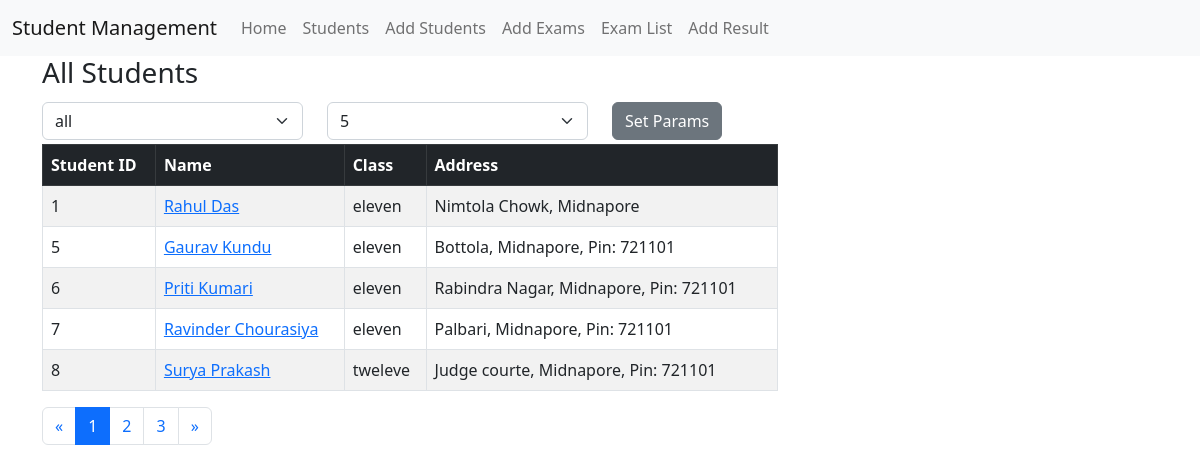
The app's page /student/student-list/ with its own data.
### stdmanage/models.py (models this page shows, shortened)
class Student(models.Model):
    GENDER = [
        ('male', 'Male'),
        ('female', 'Female'),
        ('others', 'Others')
    ]
    full_name = models.CharField(max_length=60)
    gender = models.CharField(max_length=10, default='male', choices=GENDER)
    date_of_birth = models.DateField(null=True, blank=True, )
    reading_class = models.ForeignKey(ReadingClass, on_delete=models.CASCADE)
    phone_number = models.CharField(max_length=20)
    home_address = models.CharField(max_length=200, null= True, blank=True, )
    photo = models.FileField(upload_to='student_photos', null=True)

class ReadingClass(models.Model):
    name = models.CharField(max_length=20)
    def __str__(self):
        return self.name

### stdmanage/views.py (the view, shortened to what this page needs)
# urls.py: path('student-list/', StudentListView.as_view(), name = 'student-list-basic'),
class StudentListView(View):
    template_name = 'stdmanage/student_list.html'
    pagination_url = 'stdmanage:student-list'
    list_object_name = 'student_list'
    model = Student
    exam_use = False
    subject_use = False
    class_use = True
    def get(self, request, *args, **kwargs):
        context = {}
        list_object = self.model.objects.all()
        if self.class_use == True:
            try:
                if kwargs['reading_class'] == 'all':
                    list_object = self.model.objects.all()
                    reading_class = kwargs['reading_class']
                else:
                    reading_class = kwargs['reading_class']
                    reading_class_id = ReadingClass.objects.get(name = reading_class).id
                    list_object = self.model.objects.filter(reading_class = reading_class_id)
            except:
                reading_class = 'all'
                list_object = self.model.objects.all()
            context['reading_class'] = reading_class
            context['all_reading_class'] = ReadingClass.objects.all()
        try:
            row_limit = kwargs['row_limit']
        except:
            row_limit = 5
        try:
            page_no = kwargs['page_no'] # because page no. starts from zero
        except:
            page_no = 1
        context[self.list_object_name] = list_object[ ( page_no - 1 ) * row_limit : page_no * row_limit ]
        context['assign_page_no'] = [i+1 for i in range # to provide an iterable in panigation
            ( 0, math.floor( ( list_object.count()  / row_limit ) + 1 ) ) ]
        if page_no == context['assign_page_no'][0]:
            print(context['assign_page_no'][0], page_no)
            context['prev_current_next'] = ( context['assign_page_no'][0], page_no, page_no+1 )
        elif page_no == context['assign_page_no'][-1] or page_no > context['assign_page_no'][-1]:
            context['prev_current_next'] = ( page_no-1, page_no, context['assign_page_no'][-1] )
        else:
            context['prev_current_next'] = ( page_no-1, page_no, page_no+1 )
        context['row_limit'] = row_limit
        return render(request, self.template_name, context)

### stdmanage/templates/stdmanage/student_list.html (shortened to what this page needs)
{% extends 'stdmanage/base.html' %}
  {% block body %}
  <div class="container">
    <div class="row">
      <div class="col-12 col-md-8">
        <h3>All Students</h3>
      </div>
    </div>
    <form action="{%url 'stdmanage:student-list' 'set' 5 1 %}" method="post">
      <div class="row my-1">
        <div class="col-5 col-md-3">
          <select name="reading_class" class="form-select" aria-label="Default select example">
            <option selected value = "all" >all</option>
          </select>
        </div>
        <div class="col-5 col-md-3">
          <select name="row_limit" default='5' class="form-select" aria-label="Default select example">
            <option selected value = "{{row_limit}}" >{{row_limit}}</option>
          </select>
        </div>
        <div class="col-2 col-md-2">
          <button class="btn btn-secondary">Set Params</button>
        </div>
      </div>
    </form>
    <div class="row">
      <div class="col-md-8 col-sm-12">
        <table class="table table-striped table-bordered">
          <thead class="table-dark">
            <tr>
              <th>
                Student ID
              </th>
              <th>
                Name
              </th>
              <th>
                Class
              </th>
              <th>
                Address
              </th>
            </tr>
          </thead>
          <tbody>
            {% for student in student_list %}
              <tr>
                <td>
                  {{student.id}}
                </td>
                <td>
                  <a href="{%url 'stdmanage:student-detail' student.id%}">{{student.full_name}}</a>
                </td>
                <td>
                  {{student.reading_class}}
                </td>
                <td>
                  {{student.home_address}}
                </td>
              </tr>
            {% endfor %}
          </tbody>
        </table>
      </div>
    </div>
    <div class="row">
      <div class="col">
        <nav aria-label="Page navigation example">
          <ul class="pagination">
            <li class="page-item">
              <a class="page-link" href="{%url 'stdmanage:student-list' reading_class row_limit prev_current_next.0 %}" aria-label="Previous">
                <span aria-hidden="true">&laquo;</span>
              </a>
            </li>
            {% for i in assign_page_no %}
              {% if i == prev_current_next.1 %}
                <li class="page-item"><a class="page-link active" href="{%url 'stdmanage:student-list' reading_class row_limit i %}">
              {% else %}
                <li class="page-item"><a class="page-link" href="{%url 'stdmanage:student-list' reading_class row_limit i %}">
              {% endif %}
            {{i}}
            </a></li>
            {% endfor %}
            <li class="page-item">
              <a class="page-link" href="{%url 'stdmanage:student-list' reading_class row_limit prev_current_next.2 %}" aria-label="Next">
                <span aria-hidden="true">&raquo;</span>
              </a>
            </li>
          </ul>
        </nav>
      </div>
    </div>
  </div>
  {% endblock body %}

### stdmanage/templates/stdmanage/base.html (shortened to what this page needs)
<!DOCTYPE html>
<html lang="en">
<head>
  <link href="https://cdn.jsdelivr.net/npm/bootstrap@5.2.0-beta1/dist/css/bootstrap.min.css" rel="stylesheet">
</head>
<body>
  <nav class="navbar navbar-expand-lg navbar-light bg-light">
    <div class="container-fluid">
      <a class="navbar-brand" href="#">Student Management</a>
      <div class="collapse navbar-collapse" id="navbarNavAltMarkup">
        <div class="navbar-nav">
          <a class="nav-link" aria-current="page" href="{%url "stdmanage:index"%}">Home</a>
          <a class="nav-link" href="{%url "stdmanage:student-list" 'all' 5 1%}">Students</a>
          <a class="nav-link" href="{%url "stdmanage:student-create"%}">Add Students</a>
          <a class="nav-link" href="{%url "stdmanage:exam-create"%}" tabindex="-1" aria-disabled="true">Add Exams</a>
          <a class="nav-link" href="{%url "stdmanage:exam-list-basic"%}" tabindex="-1" aria-disabled="true">Exam List</a>
          <a class="nav-link" href="{%url "stdmanage:result-add-list-basic"%}" tabindex="-1" aria-disabled="true">Add Result</a>
        </div>
      </div>
    </div>
  </nav>
  {% block body %}{% endblock body %}
</body>
</html>

### records on screen
Student: id "1", full_name "Rahul Das", reading_class "eleven", home_address "Nimtola Chowk, Midnapore"
Student: id "5", full_name "Gaurav Kundu", reading_class "eleven", home_address "Bottola, Midnapore, Pin: 721101"
Student: id "6", full_name "Priti Kumari", reading_class "eleven", home_address "Rabindra Nagar, Midnapore, Pin: 721101"
Student: id "7", full_name "Ravinder Chourasiya", reading_class "eleven", home_address "Palbari, Midnapore, Pin: 721101"
Student: id "8", full_name "Surya Prakash", reading_class "tweleve", home_address "Judge courte, Midnapore, Pin: 721101"

### other values on screen
{{ i }} "1" "2" "3"
form field row_limit "5"
